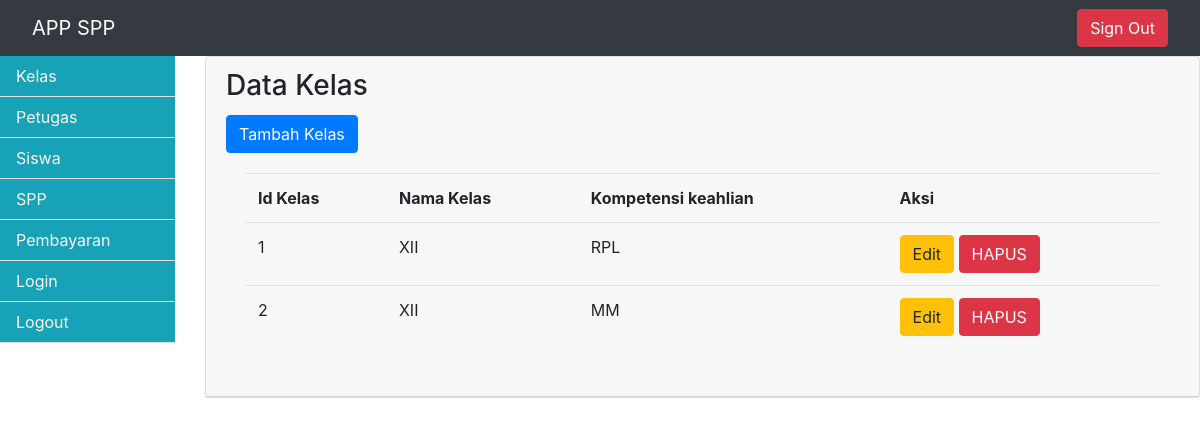
The page /?hal=kelas on the database its author committed.
### tables this page shows
CREATE TABLE `kelas` (
  `id_kelas` int(11) NOT NULL,
  `nama_kelas` varchar(10) NOT NULL,
  `kompetensi_keahlian` varchar(50) NOT NULL
);

### lib/class_db.php (called while the page is built, shortened)
<?php
	Class DB{
		var $db=null;
		public function __construct(){
			$host = "localhost";
			$db = "db_spp_melisa";
			$user = "root";
			$pass = "defrindr";
			try{
				$this->db = new PDO("mysql:host=$host;dbname=$db" , $user ,$pass
					);
				$this->db->setAttribute(PDO::ATTR_ERRMODE, PDO::
					ERRMODE_EXCEPTION);
			}catch(PDOExpection $e){
				die ("Connection Failed! :" . $e->getmessage());
			}
		}
		function select($t,$f="*"){
			$result = $this->db->prepare("select $f from $t");
			$result->execute();
			return $result;
		}
	}
	$db = new DB();
?>

### page/kelas.php (the view, shortened to what this page needs)
<div class="card">
	<div class="card-header">
		<h3 class="card-title">Data Kelas</h3>
		<a href="?hal=form_kelas" class="btn btn-primary ">Tambah Kelas</a>
		<div>
			<div class="card-body">
				<table class="table">
					<tr>
						<th>Id Kelas</th>
						<th>Nama Kelas</th>
						<th>Kompetensi keahlian</th>
						<th>Aksi</th>
					</tr>
					<?php
					$sel = $db->select("kelas");
					$no = 0;
					while ($row = $sel->fetch()) {
						$no++;
					?>
						<tr>
							<td><?= $no ?></td>
							<td><?= $row['nama_kelas'] ?></td>
							<td><?= $row['kompetensi_keahlian'] ?></td>
							<td>
								<a class="btn btn-warning" href="?hal=form_edit_kelas&id=<?= $row['id_kelas'] ?>&aksi=edit">Edit</a>
								<a class="btn btn-danger" href="?hal=kelas&id=<?= $row['id_kelas'] ?>&aksi=hapus" onclick="return confirm('Yakin akan dihapus?');">HAPUS</a>
							</td>
						</tr>
					<?php
					}
					?>
				</table>
			</div>
		</div>

### rows shown on the page
kelas: nama_kelas "XII", kompetensi_keahlian "RPL"
kelas: nama_kelas "XII", kompetensi_keahlian "MM"
